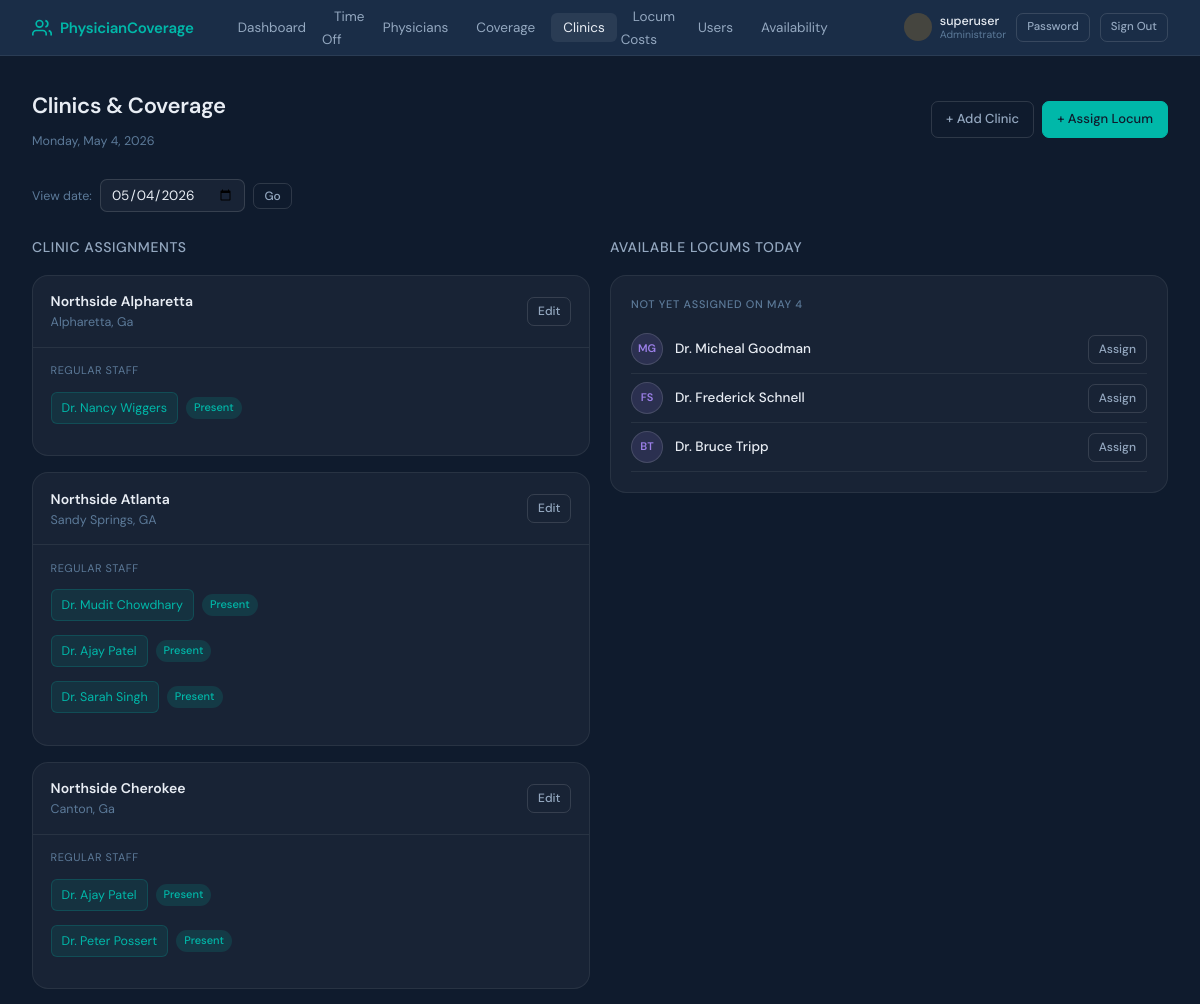
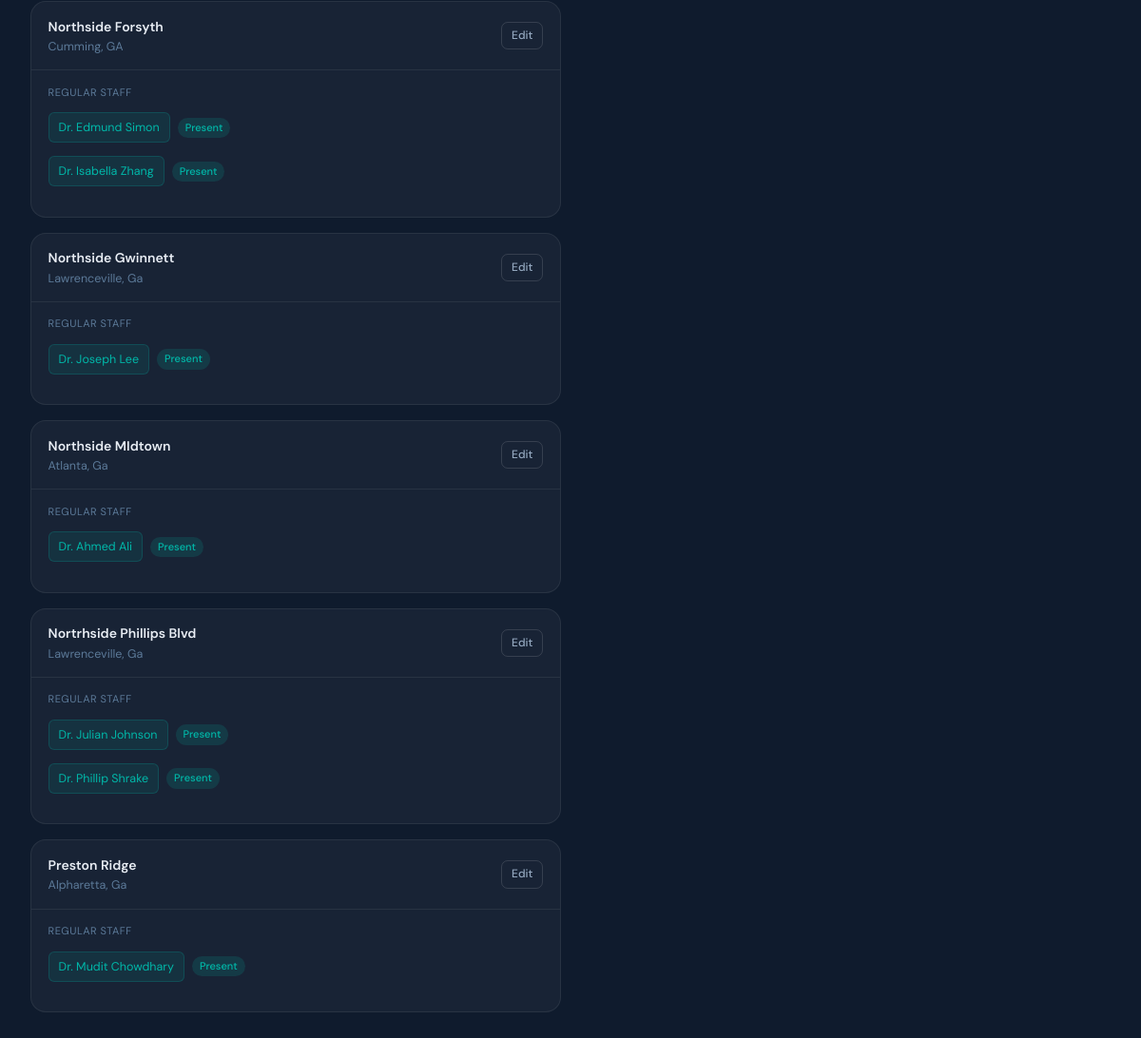
Page /clinics/ (signed in) on the committed database (2 pictures, top to bottom).
### coverage_tracker/models.py (models this page shows, shortened)
class UserProfile(models.Model):
    ROLE_CHOICES = [
        ('admin', 'Administrator'),
        ('physician_admin', 'Physician Administrator'),
        ('physician', 'Physician'),
    ]
    SCOPE_CHOICES = [
        ('nroc', 'NROC Physicians'),
        ('psa', 'PSA Physicians'),
        ('all', 'Both NROC and PSA'),
    ]
    user = models.OneToOneField(User, on_delete=models.CASCADE, related_name='profile')
    role = models.CharField(max_length=20, choices=ROLE_CHOICES, default='physician')
    scope = models.CharField(
        max_length=10, choices=SCOPE_CHOICES, default='nroc',
        help_text="Which physician group this login represents."
    )
    physician = models.OneToOneField(
        Physician, on_delete=models.SET_NULL, null=True, blank=True,
        help_text="Optional: link to a specific physician record (not required for shared logins)."
    )
    @property
    def is_admin(self):
        return self.role == 'admin' or self.user.is_superuser

class Clinic(models.Model):
    name = models.CharField(max_length=200)
    location = models.CharField(max_length=200, blank=True)
    regular_physicians = models.ManyToManyField(
        'Physician',
        blank=True,
        related_name='assigned_clinics',
        limit_choices_to={'physician_type__in': ['regualr', 'psa']},
        help_text= "NROC and PSA physicians permanently assigned to this clinic"
    )
    is_active = models.BooleanField(default=True)
    class Meta:
        ordering = ['name']

class Physician(models.Model):
    PHYSICIAN_TYPE_CHOICES = [
        ('regular', 'NROC Physician'),
        ('locum', 'Locum / Covering Physician'),
        ('psa', 'PSA Physician'),
    ]
    user = models.OneToOneField(User, on_delete=models.CASCADE, null=True, blank=True)
    first_name = models.CharField(max_length=100)
    last_name = models.CharField(max_length=100)
    email = models.EmailField(unique=True)
    physician_type = models.CharField(max_length=10, choices=PHYSICIAN_TYPE_CHOICES, default='regular')
    total_vacation_days = models.PositiveIntegerField(
        default=20,
        help_text="Annual vacation day allocation (for NROC physicians)"
    )
    daily_rate = models.DecimalField(
        max_digits=10, decimal_places=2, null=True, blank=True,
        help_text="Legacy / standard daily rate (kept for reference — hourly rate is used for pay)"
    )
    hourly_rate = models.DecimalField(
        max_digits=10, decimal_places=2, null=True, blank=True,
        help_text="Hourly rate for locum physicians. Daily pay = hourly rate × hours worked."
    )
    agency = models.CharField(
        max_length=200, blank=True,
        help_text="Staffing agency name (for locum physicians)"
    )
    is_active = models.BooleanField(default=True)
    class Meta:
        ordering = ['physician_type', 'last_name', 'first_name']
    def __str__(self):
        return f"Dr. {self.first_name} {self.last_name}"

### coverage_tracker/views.py (the view)
# urls.py: path('clinics/', views.clinic_list, name='clinic_list'),
@admin_required
def clinic_list(request):
    selected_date = request.GET.get('date', str(date.today()))
    try:
        view_date = datetime.datetime.strptime(selected_date, '%Y-%m-%d').date()
    except ValueError:
        view_date = date.today()
    clinics = Clinic.objects.filter(is_active=True).prefetch_related('regular_physicians')
    out_ids = TimeOffRequest.objects.filter(
        status='approved', start_date__lte=view_date, end_date__gte=view_date
    ).values_list('physician_id', flat=True)
    clinic_data = []
    for clinic in clinics:
        assignments = CoverageAssignment.objects.filter(
            clinic=clinic, date=view_date
        ).select_related('covering_physician', 'covered_physician')
        regular_out = [p for p in clinic.regular_physicians.all() if p.id in out_ids]
        clinic_data.append({
            'clinic': clinic,
            'assignments': assignments,
            'regular_out': regular_out,
        })
    available_locums = Physician.objects.filter(
        is_active=True, physician_type='locum'
    ).exclude(
        coverage_assignments__date=view_date
    )
    return render(request, 'coverage_tracker/clinic_list.html', {
        'clinic_data': clinic_data,
        'view_date': view_date,
        'available_locums': available_locums,
    })

### coverage_tracker/context_processors.py (called while the page is built)
def user_profile(request):
    if request.user.is_authenticated:
        try:
            _ = request.user.profile
        except Exception:
            UserProfile.objects.get_or_create(
                user=request.user,
                defaults={'role': 'admin' if request.user.is_superuser else 'physician'}
            )
    return {}

### coverage_tracker/templates/coverage_tracker/clinic_list.html (shortened to what this page needs)
{% extends "coverage_tracker/base.html" %}
{% block content %}
<div class="page-header">
  <div>
    <h1>Clinics & Coverage</h1>
    <p class="text-muted text-sm mt-1">{{ view_date|date:"l, F j, Y" }}</p>
  </div>
  <div class="flex gap-2">
    <a href="/clinics/add/" class="btn btn-ghost">+ Add Clinic</a>
    <a href="/coverage/add/?date={{ view_date|date:'Y-m-d' }}" class="btn btn-primary">+ Assign Locum</a>
  </div>
</div>
<div class="date-nav">
  <form method="get" style="display:flex;gap:8px;align-items:center;">
    <label style="font-size:12.5px;color:var(--text-3);">View date:</label>
    <input type="date" name="date" value="{{ view_date|date:'Y-m-d' }}">
    <button type="submit" class="btn btn-ghost btn-sm">Go</button>
  </form>
</div>
<div class="two-col" style="align-items:start;">
  <div>
    <h3 style="margin-bottom:1rem;">Clinic Assignments</h3>
    <div style="display:flex;flex-direction:column;gap:1rem;">
      {% for item in clinic_data %}
      <div class="clinic-card">
        <div class="clinic-card-header">
          <div>
            <div style="font-weight:600;font-size:14px;">{{ item.clinic.name }}</div>
            {% if item.clinic.location %}<div class="text-muted text-sm">{{ item.clinic.location }}</div>{% endif %}
          </div>
          <div class="flex gap-2">
            <a href="/clinics/{{ item.clinic.pk }}/edit/" class="btn btn-ghost btn-sm">Edit</a>
          </div>
        </div>
        <div class="clinic-card-body">
          {% if item.clinic.regular_physicians.all %}
          <div style="margin-bottom:10px;">
            <div style="font-size:11px;text-transform:uppercase;letter-spacing:0.5px;color:var(--text-3);margin-bottom:5px;">Regular Staff</div>
            {% for p in item.clinic.regular_physicians.all %}
              <div class="flex items-center gap-2" style="padding:4px 0;">
                <div class="doc-tag">{{ p }}</div>
                {% if p in item.regular_out %}
                  <span class="badge badge-off">Out today</span>
                {% else %}
                  <span class="badge badge-available">Present</span>
                {% endif %}
              </div>
            {% endfor %}
          </div>
          {% endif %}
        </div>
      </div>
      {% empty %}
      <div class="card empty-state" style="text-align:center;padding:2rem;">No clinics. <a href="/clinics/add/" style="color:var(--teal);">Add one</a>.</div>
      {% endfor %}
    </div>
  </div>
  <div>
    <h3 style="margin-bottom:1rem;">Available Locums Today</h3>
    <div class="card">
      <div class="card-title">Not yet assigned on {{ view_date|date:"M j" }}</div>
      {% for p in available_locums %}
      <div class="flex items-center gap-3" style="padding:8px 0;border-bottom:1px solid var(--border);">
        <div class="avatar avatar-locum">{{ p.first_name.0 }}{{ p.last_name.0 }}</div>
        <div style="flex:1;">
          <div style="font-weight:500;font-size:13.5px;">{{ p }}</div>
        </div>
        <a href="/coverage/add/?date={{ view_date|date:'Y-m-d' }}" class="btn btn-ghost btn-sm">Assign</a>
      </div>
      {% empty %}
      <div class="empty-state">No unassigned locums.</div>
      {% endfor %}
    </div>
  </div>
</div>
{% endblock %}

### coverage_tracker/templates/coverage_tracker/base.html (shortened to what this page needs)
<!DOCTYPE html>
<html lang="en">
<head>
</head>
<body>
<nav>
  <a href="/" class="nav-brand">
    <svg viewBox="0 0 24 24" fill="none" stroke="currentColor" stroke-width="2">
      <path d="M17 21v-2a4 4 0 0 0-4-4H5a4 4 0 0 0-4 4v2"/><circle cx="9" cy="7" r="4"/>
      <path d="M23 21v-2a4 4 0 0 0-3-3.87"/><path d="M16 3.13a4 4 0 0 1 0 7.75"/>
    </svg>
    PhysicianCoverage
  </a>
  <ul class="nav-links">
    {% if request.user.is_authenticated and request.user.profile.is_admin %}
    <li><a href="/" {% if request.resolver_match.url_name == 'dashboard' %}class="active"{% endif %}>Dashboard</a></li>
    {% endif %}
    <li><a href="/time-off/" >Time Off</a></li>
    {% if request.user.is_authenticated and request.user.profile.is_admin %}
     <li><a href="/physicians/" {% if 'physician' in request.resolver_match.url_name %}class="active"{% endif %}>Physicians</a></li>
    <li><a href="/time-off/approved-coverage/" {% if request.resolver_match.url_name == 'approved_time_off_coverage' or request.resolver_match.url_name == 'assign_locum_to_time_off' %}class="active"{% endif %}>Coverage</a></li>
    <li><a href="/clinics/" {% if 'clinic' in request.resolver_match.url_name %}class="active"{% endif %}>Clinics</a></li>
    <li><a href="/locum-costs/" {% if request.resolver_match.url_name == 'locum_costs' %}class="active"{% endif %}>Locum Costs</a></li>
    <li><a href="/users/" {% if 'user' in request.resolver_match.url_name %}class="active"{% endif %}>Users</a></li>
     <li><a href="/availability/" {% if 'availability' in request.resolver_match.url_name %}class="active"{% endif %}>Availability</a></li>
    {% endif %}
  </ul>
  {% if request.user.is_authenticated %}
    <div style="display:flex;align-items:center;gap:10px;">
      <div style="display:flex;align-items:center;gap:8px;">
        <div style="width:28px;height:28px;border-radius:50%;display:flex;align-items:center;justify-content:center;font-size:10px;font-weight:600;
          {% if request.user.profile.is_admin %}background:rgba(245,166,35,0.2);color:var(--amber);{% else %}background:rgba(0,184,169,0.15);color:var(--teal);{% endif %}">
        </div>
        <div>
          <div style="font-size:12.5px;font-weight:500;color:var(--text);line-height:1.2;">{{ request.user.get_full_name|default:request.user.username }}</div>
          <div style="font-size:10.5px;color:var(--text-3);line-height:1.2;">
            {% if request.user.profile.is_admin %}Administrator{% else %}Physician{% endif %}
          </div>
        </div>
      </div>
      <a href="/account/password/" class="btn btn-ghost btn-sm" style="font-size:11.5px;">Password</a>
      <a href="/logout/" class="btn btn-ghost btn-sm" style="font-size:11.5px;">Sign Out</a>
    </div>
  {% else %}
    <a href="/login/" class="btn btn-ghost btn-sm">Sign In</a>
  {% endif %}
</nav>
<main>
  {% block content %}{% endblock %}
</main>
</body>
</html>

### coverage_tracker/templates/coverage_tracker/base.html (style rules this page uses)
*, *::before, *::after { box-sizing: border-box; margin: 0; padding: 0; }
:root { --navy: #0f1b2d; --navy-2: #1a2d47; --navy-3: #243d61; --teal: #00b8a9; --teal-light: #00d4c3; --amber: #f5a623; --red: #e05454; --green: #2ec27e; --purple: #9b7fe8; --text: #e8edf4; --text-2: #94a8c0; --text-3: #5c7a99; --border: rgba(255,255,255,0.07); --border-2: rgba(255,255,255,0.13); --card: rgba(255,255,255,0.04); --card-hover: rgba(255,255,255,0.07); --radius: 10px; --radius-lg: 16px; }
body { font-family: 'DM Sans', sans-serif; background: var(--navy); color: var(--text); min-height: 100vh; font-size: 14px; line-height: 1.6; }
nav { background: var(--navy-2); border-bottom: 1px solid var(--border); padding: 0 2rem; display: flex; align-items: center; gap: 2rem; height: 56px; position: sticky; top: 0; z-index: 100; }
.nav-brand { font-size: 15px; font-weight: 600; color: var(--teal); text-decoration: none; letter-spacing: -0.2px; display: flex; align-items: center; gap: 8px; white-space: nowrap; }
.nav-brand svg { width: 20px; height: 20px; }
.nav-links { display: flex; align-items: center; gap: 4px; list-style: none; }
.nav-links a { color: var(--text-2); text-decoration: none; font-size: 13.5px; padding: 6px 12px; border-radius: 6px; transition: all 0.15s; }
.nav-links a:hover, .nav-links a.active { color: var(--text); background: var(--card-hover); }
main { max-width: 1280px; margin: 0 auto; padding: 2rem; }
h1 { font-size: 22px; font-weight: 600; color: var(--text); letter-spacing: -0.3px; }
h3 { font-size: 14px; font-weight: 500; color: var(--text-2); text-transform: uppercase; letter-spacing: 0.6px; }
.page-header { display: flex; align-items: center; justify-content: space-between; margin-bottom: 1.75rem; }
.card { background: var(--card); border: 1px solid var(--border); border-radius: var(--radius-lg); padding: 1.25rem; }
.card-title { font-size: 11px; font-weight: 500; text-transform: uppercase; letter-spacing: 0.7px; color: var(--text-3); margin-bottom: 0.75rem; }
.btn { display: inline-flex; align-items: center; gap: 6px; padding: 7px 14px; border-radius: 7px; font-family: 'DM Sans', sans-serif; font-size: 13px; font-weight: 500; cursor: pointer; text-decoration: none; transition: all 0.15s; border: 1px solid transparent; white-space: nowrap; }
.btn-primary { background: var(--teal); color: var(--navy); border-color: var(--teal); }
.btn-ghost { background: transparent; color: var(--text-2); border-color: var(--border-2); }
.btn-sm { padding: 4px 10px; font-size: 12px; }
.badge { display: inline-flex; align-items: center; padding: 2px 8px; border-radius: 20px; font-size: 11px; font-weight: 500; }
.badge-available { background: rgba(0,184,169,0.15); color: var(--teal); }
.two-col { display: grid; grid-template-columns: 1fr 1fr; gap: 1.25rem; }
.clinic-card { background: var(--card); border: 1px solid var(--border); border-radius: var(--radius-lg); overflow: hidden; }
.clinic-card-header { padding: 0.9rem 1.1rem; border-bottom: 1px solid var(--border); display: flex; align-items: center; justify-content: space-between; }
.clinic-card-body { padding: 0.9rem 1.1rem; }
.doc-tag { display: inline-flex; align-items: center; gap: 6px; background: rgba(0,184,169,0.1); border: 1px solid rgba(0,184,169,0.2); border-radius: 6px; padding: 5px 10px; font-size: 12.5px; color: var(--teal); margin: 3px 0; }
.date-nav { display: flex; align-items: center; gap: 8px; margin-bottom: 1.5rem; }
.date-nav input[type="date"] { background: var(--card); border: 1px solid var(--border-2); border-radius: 7px; color: var(--text); font-family: 'DM Sans', sans-serif; font-size: 13.5px; padding: 6px 10px; outline: none; cursor: pointer; }
.avatar { width: 32px; height: 32px; border-radius: 50%; border: 1px solid var(--border-2); display: flex; align-items: center; justify-content: center; font-size: 11px; font-weight: 600; flex-shrink: 0; }
.avatar-locum { background: rgba(155,127,232,0.15); color: var(--purple); }
.text-muted { color: var(--text-3); }
.text-sm { font-size: 12.5px; }
.mt-1 { margin-top: 0.5rem; }
.flex { display: flex; }
.items-center { align-items: center; }
.gap-2 { gap: 0.5rem; }
.gap-3 { gap: 0.75rem; }

### rows in the picture
Clinic: clinic.name "Northside Alpharetta", clinic.location "Alpharetta, Ga"
Physician: first_name+last_name "Dr. Nancy Wiggers"
Clinic: clinic.name "Northside Atlanta", clinic.location "Sandy Springs, GA"
Physician: first_name+last_name "Dr. Mudit Chowdhary"
Physician: first_name+last_name "Dr. Ajay Patel"
Physician: first_name+last_name "Dr. Sarah Singh"
Clinic: clinic.name "Northside Cherokee", clinic.location "Canton, Ga"
Physician: first_name+last_name "Dr. Peter Possert"
Clinic: clinic.name "Northside Forsyth", clinic.location "Cumming, GA"
Physician: first_name+last_name "Dr. Edmund Simon"
Physician: first_name+last_name "Dr. Isabella Zhang"
Clinic: clinic.name "Northside Gwinnett", clinic.location "Lawrenceville, Ga"
Physician: first_name+last_name "Dr. Joseph Lee"
Clinic: clinic.name "Northside MIdtown", clinic.location "Atlanta, Ga"
Physician: first_name+last_name "Dr. Ahmed Ali"
Clinic: clinic.name "Nortrhside Phillips Blvd", clinic.location "Lawrenceville, Ga"
Physician: first_name+last_name "Dr. Julian Johnson"
Physician: first_name+last_name "Dr. Phillip Shrake"
Clinic: clinic.name "Preston Ridge", clinic.location "Alpharetta, Ga"
Physician: first_name.0 "M", last_name.0 "G", first_name+last_name "Dr. Micheal Goodman"
Physician: first_name.0 "F", last_name.0 "S", first_name+last_name "Dr. Frederick Schnell"
Physician: first_name.0 "B", last_name.0 "T", first_name+last_name "Dr. Bruce Tripp"

### other values in the picture
{{ request.user.get_full_name|default:request.user.username }} "superuser"
{{ view_date|date:"l, F j, Y" }} "Monday, May 4, 2026"
{{ view_date|date:"M j" }} "MAY 4"
